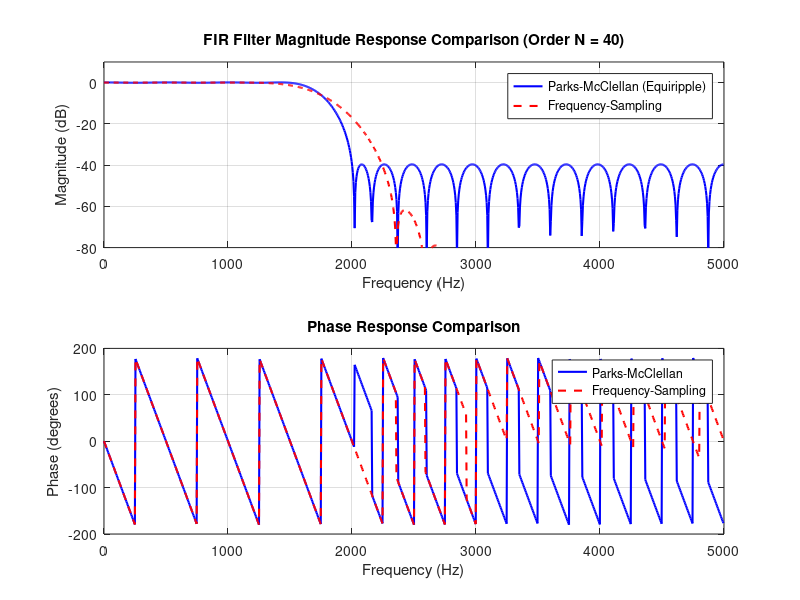

MATLAB code for this plot:
clear; clc; close all;

Fs = 10000;
fp = 1500;
fs = 2000;
N = 40; % Filter order

% 1. Parks-McClellan (Equiripple) Design
f_bands = [0, fp, fs, Fs/2] / (Fs/2); % Normalized frequency band edges
a_bands = [1, 1, 0, 0];               % Desired amplitudes
b_pm = firpm(N, f_bands, a_bands);

% 2. Frequency-Sampling Design
b_fs = fir2(N, f_bands, a_bands);

% ==========================================
% DISPLAY NUMERICAL OUTPUTS IN COMMAND WINDOW
% ==========================================
fprintf('=== EXPERIMENT 7: PARKS-MCCLELLAN vs FREQUENCY SAMPLING ===\n\n');
fprintf('Filter Order (N): %d\n', N);
fprintf('Passband Edge: %d Hz, Stopband Edge: %d Hz\n\n', fp, fs);

fprintf('--- PARKS-MCCLELLAN COEFFICIENTS (b_pm, First 10) ---\n');
disp(b_pm(1:10));

fprintf('--- FREQUENCY-SAMPLING COEFFICIENTS (b_fs, First 10) ---\n');
disp(b_fs(1:10));

% Frequency Responses
[H_pm, f] = freqz(b_pm, 1, 1024, Fs);
[H_fs, ~] = freqz(b_fs, 1, 1024, Fs);

% Plotting
figure('Name', 'Parks-McClellan vs Frequency-Sampling');
subplot(2,1,1);
plot(f, 20*log10(abs(H_pm)), 'b', 'LineWidth', 1.5); hold on;
plot(f, 20*log10(abs(H_fs)), 'r--', 'LineWidth', 1.5); grid on;
legend('Parks-McClellan (Equiripple)', 'Frequency-Sampling');
title(['FIR Filter Magnitude Response Comparison (Order N = ', num2str(N), ')']);
xlabel('Frequency (Hz)'); ylabel('Magnitude (dB)'); ylim([-80 10]);

subplot(2,1,2);
plot(f, angle(H_pm)*180/pi, 'b', 'LineWidth', 1.5); hold on;
plot(f, angle(H_fs)*180/pi, 'r--', 'LineWidth', 1.5); grid on;
legend('Parks-McClellan', 'Frequency-Sampling');
title('Phase Response Comparison');
xlabel('Frequency (Hz)'); ylabel('Phase (degrees)');
